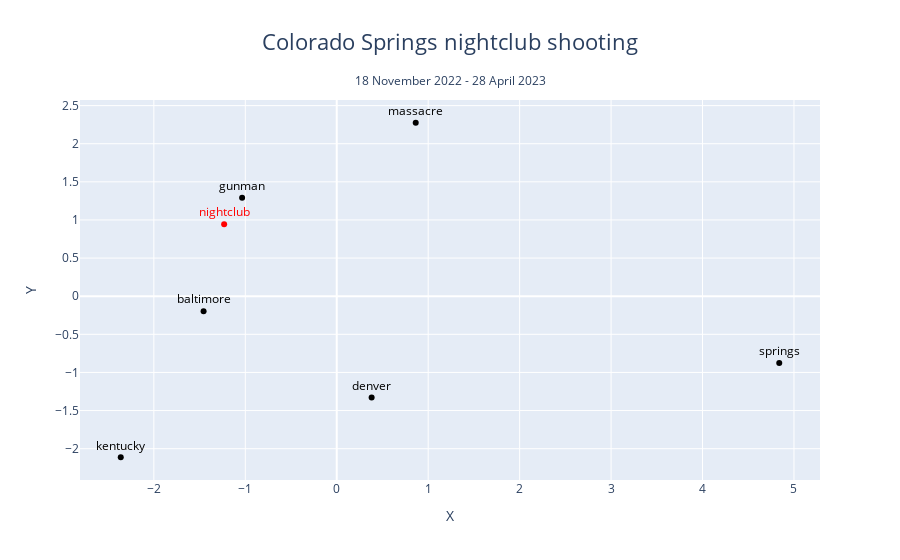

The cell this chart's notebook holds for it:
### Code cell
display_scatterplot(model_colorado_springs_post, vis_list_colorado_springs, test_word_colorado_springs, title_colorado_springs, "18 November 2022 - 28 April 2023", use_tsne=False, use_plotly=True)

### Figure 1 — Plotly figure (JSON) as saved in the notebook; plotly's stock layout.template omitted (floating-point values rounded to 4 significant figures)
{"data": [{"marker": {"color": "black"}, "mode": "markers+text", "text": ["kentucky"], "textfont": {"color": "black"}, "textposition": "top center", "x": [-2.362], "y": [-2.112], "type": "scatter"}, {"marker": {"color": "black"}, "mode": "markers+text", "text": ["baltimore"], "textfont": {"color": "black"}, "textposition": "top center", "x": [-1.456], "y": [-0.1962], "type": "scatter"}, {"marker": {"color": "black"}, "mode": "markers+text", "text": ["denver"], "textfont": {"color": "black"}, "textposition": "top center", "x": [0.3815], "y": [-1.329], "type": "scatter"}, {"marker": {"color": "black"}, "mode": "markers+text", "text": ["massacre"], "textfont": {"color": "black"}, "textposition": "top center", "x": [0.8637], "y": [2.275], "type": "scatter"}, {"marker": {"color": "black"}, "mode": "markers+text", "text": ["gunman"], "textfont": {"color": "black"}, "textposition": "top center", "x": [-1.035], "y": [1.293], "type": "scatter"}, {"marker": {"color": "red"}, "mode": "markers+text", "text": ["nightclub"], "textfont": {"color": "red"}, "textposition": "top center", "x": [-1.231], "y": [0.9442], "type": "scatter"}, {"marker": {"color": "black"}, "mode": "markers+text", "text": ["springs"], "textfont": {"color": "black"}, "textposition": "top center", "x": [4.839], "y": [-0.8747], "type": "scatter"}], "layout": {"annotations": [{"showarrow": false, "text": "18 November 2022 - 28 April 2023", "x": 0.5, "xref": "paper", "y": 1.08, "yref": "paper"}], "showlegend": false, "title": {"font": {"size": 22}, "text": "Colorado Springs nightclub shooting", "x": 0.5}, "xaxis": {"title": {"text": "X"}}, "yaxis": {"title": {"text": "Y"}}}}
